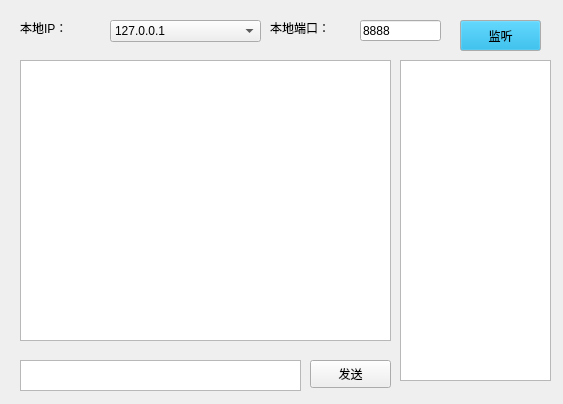
<?xml version="1.0" encoding="UTF-8"?>
<ui version="4.0">
 <class>Widget</class>
 <widget class="QWidget" name="Widget">
  <property name="geometry">
   <rect>
    <x>0</x>
    <y>0</y>
    <width>563</width>
    <height>404</height>
   </rect>
  </property>
  <property name="windowTitle">
   <string>2113615_server</string>
  </property>
  <widget class="QListWidget" name="listWidget">
   <property name="geometry">
    <rect>
     <x>400</x>
     <y>60</y>
     <width>151</width>
     <height>321</height>
    </rect>
   </property>
  </widget>
  <widget class="QComboBox" name="ipBox">
   <property name="geometry">
    <rect>
     <x>110</x>
     <y>20</y>
     <width>151</width>
     <height>22</height>
    </rect>
   </property>
   <item>
    <property name="text">
     <string>127.0.0.1</string>
    </property>
   </item>
   <item>
    <property name="text">
     <string>127.0.0.5</string>
    </property>
   </item>
  </widget>
  <widget class="QLineEdit" name="leport">
   <property name="geometry">
    <rect>
     <x>360</x>
     <y>20</y>
     <width>81</width>
     <height>21</height>
    </rect>
   </property>
   <property name="toolTip">
    <string/>
   </property>
   <property name="text">
    <string>8888</string>
   </property>
  </widget>
  <widget class="QPushButton" name="listenBtn">
   <property name="geometry">
    <rect>
     <x>460</x>
     <y>20</y>
     <width>81</width>
     <height>31</height>
    </rect>
   </property>
   <property name="palette">
    <palette>
     <active>
      <colorrole role="WindowText">
       <brush brushstyle="SolidPattern">
        <color alpha="255">
         <red>255</red>
         <green>255</green>
         <blue>255</blue>
        </color>
       </brush>
      </colorrole>
      <colorrole role="Button">
       <brush brushstyle="SolidPattern">
        <color alpha="255">
         <red>6</red>
         <green>163</green>
         <blue>220</blue>
        </color>
       </brush>
      </colorrole>
      <colorrole role="Text">
       <brush brushstyle="SolidPattern">
        <color alpha="255">
         <red>255</red>
         <green>255</green>
         <blue>255</blue>
        </color>
       </brush>
      </colorrole>
      <colorrole role="PlaceholderText">
       <brush brushstyle="SolidPattern">
        <color alpha="128">
         <red>255</red>
         <green>255</green>
         <blue>255</blue>
        </color>
       </brush>
      </colorrole>
     </active>
     <inactive>
      <colorrole role="WindowText">
       <brush brushstyle="SolidPattern">
        <color alpha="255">
         <red>255</red>
         <green>255</green>
         <blue>255</blue>
        </color>
       </brush>
      </colorrole>
      <colorrole role="Button">
       <brush brushstyle="SolidPattern">
        <color alpha="255">
         <red>6</red>
         <green>163</green>
         <blue>220</blue>
        </color>
       </brush>
      </colorrole>
      <colorrole role="Text">
       <brush brushstyle="SolidPattern">
        <color alpha="255">
         <red>255</red>
         <green>255</green>
         <blue>255</blue>
        </color>
       </brush>
      </colorrole>
      <colorrole role="PlaceholderText">
       <brush brushstyle="SolidPattern">
        <color alpha="128">
         <red>255</red>
         <green>255</green>
         <blue>255</blue>
        </color>
       </brush>
      </colorrole>
     </inactive>
     <disabled>
      <colorrole role="WindowText">
       <brush brushstyle="SolidPattern">
        <color alpha="255">
         <red>120</red>
         <green>120</green>
         <blue>120</blue>
        </color>
       </brush>
      </colorrole>
      <colorrole role="Button">
       <brush brushstyle="SolidPattern">
        <color alpha="255">
         <red>6</red>
         <green>163</green>
         <blue>220</blue>
        </color>
       </brush>
      </colorrole>
      <colorrole role="Text">
       <brush brushstyle="SolidPattern">
        <color alpha="255">
         <red>120</red>
         <green>120</green>
         <blue>120</blue>
        </color>
       </brush>
      </colorrole>
      <colorrole role="PlaceholderText">
       <brush brushstyle="SolidPattern">
        <color alpha="128">
         <red>0</red>
         <green>0</green>
         <blue>0</blue>
        </color>
       </brush>
      </colorrole>
     </disabled>
    </palette>
   </property>
   <property name="font">
    <font>
     <family>Agency FB</family>
     <weight>50</weight>
     <italic>false</italic>
     <bold>false</bold>
    </font>
   </property>
   <property name="text">
    <string>监听</string>
   </property>
  </widget>
  <widget class="QTextBrowser" name="textReceive">
   <property name="geometry">
    <rect>
     <x>20</x>
     <y>60</y>
     <width>371</width>
     <height>281</height>
    </rect>
   </property>
   <property name="font">
    <font>
     <family>Agency FB</family>
     <weight>50</weight>
     <italic>false</italic>
     <bold>false</bold>
    </font>
   </property>
  </widget>
  <widget class="QPlainTextEdit" name="textSend">
   <property name="geometry">
    <rect>
     <x>20</x>
     <y>360</y>
     <width>281</width>
     <height>31</height>
    </rect>
   </property>
  </widget>
  <widget class="QPushButton" name="sendBtn">
   <property name="geometry">
    <rect>
     <x>310</x>
     <y>360</y>
     <width>81</width>
     <height>28</height>
    </rect>
   </property>
   <property name="font">
    <font>
     <family>Agency FB</family>
     <weight>50</weight>
     <italic>false</italic>
     <bold>false</bold>
    </font>
   </property>
   <property name="text">
    <string>发送</string>
   </property>
  </widget>
  <widget class="QLabel" name="label_2">
   <property name="geometry">
    <rect>
     <x>20</x>
     <y>20</y>
     <width>81</width>
     <height>16</height>
    </rect>
   </property>
   <property name="text">
    <string>本地IP：</string>
   </property>
  </widget>
  <widget class="QLabel" name="label_3">
   <property name="geometry">
    <rect>
     <x>270</x>
     <y>20</y>
     <width>81</width>
     <height>16</height>
    </rect>
   </property>
   <property name="text">
    <string>本地端口：</string>
   </property>
  </widget>
 </widget>
 <layoutdefault spacing="6" margin="11"/>
 <resources/>
 <connections/>
</ui>
